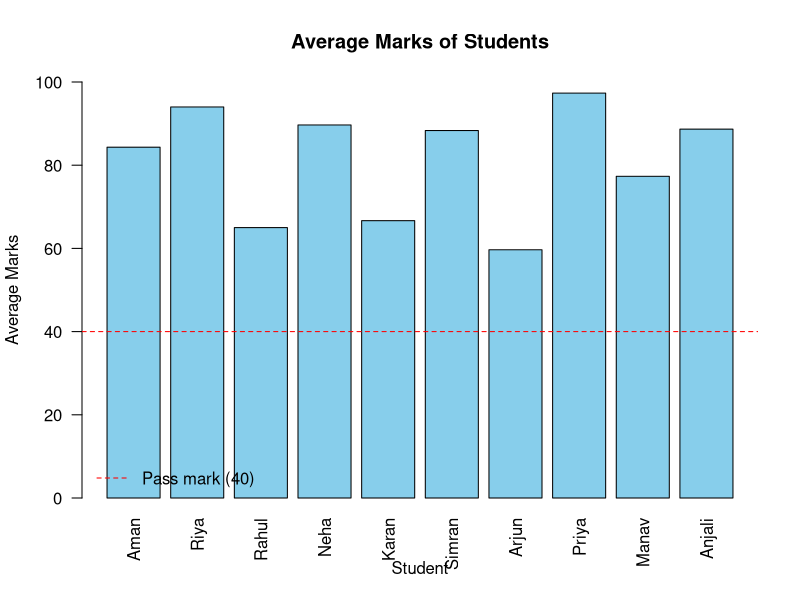
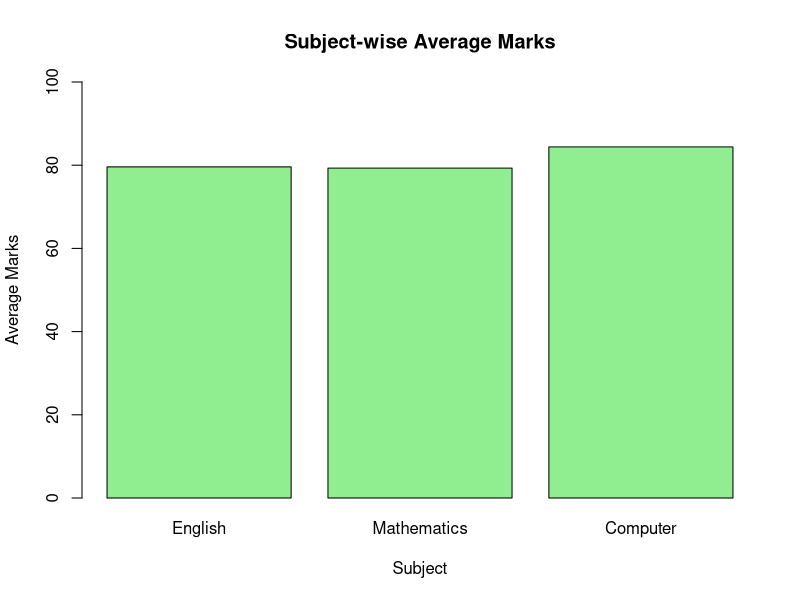
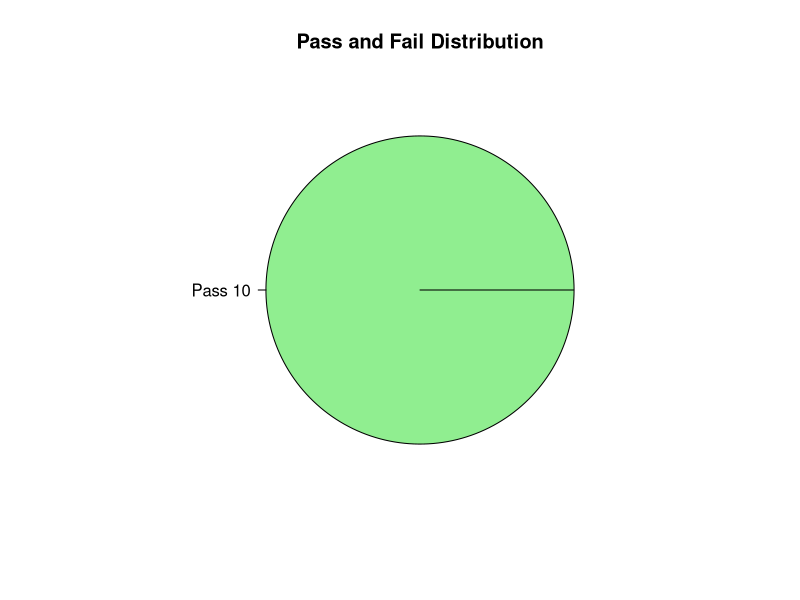
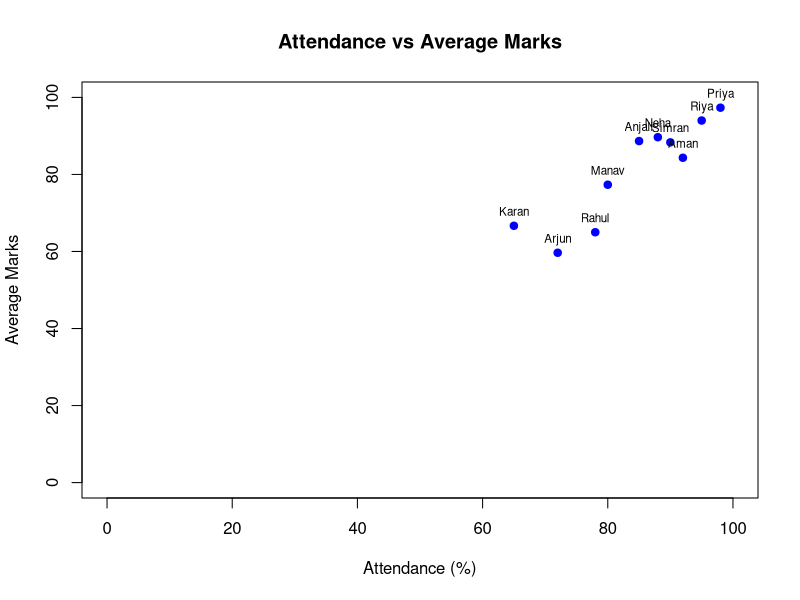

These charts were generated, in order, by the following R code:
# ============================================================
# STUDENT PERFORMANCE ANALYSIS USING R
# Beginner-friendly MCA project
# ============================================================

# 1. Create a sample dataset
students <- data.frame(
  RollNo = 101:110,
  Name = c("Aman", "Riya", "Rahul", "Neha", "Karan",
           "Simran", "Arjun", "Priya", "Manav", "Anjali"),
  Attendance = c(92, 95, 78, 88, 65, 90, 72, 98, 80, 85),
  English = c(78, 92, 65, 88, 70, 85, 60, 95, 74, 89),
  Mathematics = c(85, 96, 58, 90, 62, 88, 55, 98, 77, 84),
  Computer = c(90, 94, 72, 91, 68, 92, 64, 99, 81, 93)
)

# 2. Calculate total, average, result and grade
students$Total <- students$English + students$Mathematics + students$Computer
students$Average <- round(students$Total / 3, 2)
students$Result <- ifelse(students$Average >= 40, "Pass", "Fail")
students$Grade <- ifelse(students$Average >= 90, "A+",
                   ifelse(students$Average >= 80, "A",
                   ifelse(students$Average >= 70, "B",
                   ifelse(students$Average >= 60, "C",
                   ifelse(students$Average >= 40, "D", "F")))))

# 3. Display complete student report
cat("\\n===== STUDENT PERFORMANCE REPORT =====\\n")
print(students)

# 4. Summary statistics
cat("\\n===== CLASS SUMMARY =====\\n")
cat("Number of students:", nrow(students), "\\n")
cat("Class average:", round(mean(students$Average), 2), "\\n")
cat("Highest average:", max(students$Average), "\\n")
cat("Lowest average:", min(students$Average), "\\n")
cat("Students passed:", sum(students$Result == "Pass"), "\\n")
cat("Students failed:", sum(students$Result == "Fail"), "\\n")

# 5. Find the top-performing student
top_student <- students[which.max(students$Average), ]
cat("\\n===== TOP-PERFORMING STUDENT =====\\n")
print(top_student[, c("RollNo", "Name", "Average", "Grade")])

# 6. Subject-wise average marks
subject_averages <- data.frame(
  Subject = c("English", "Mathematics", "Computer"),
  AverageMarks = c(mean(students$English),
                   mean(students$Mathematics),
                   mean(students$Computer))
)
cat("\\n===== SUBJECT-WISE AVERAGE =====\\n")
print(subject_averages)

# 7. Save reports to CSV files in the working directory
write.csv(students, "student_performance_report.csv", row.names = FALSE)
write.csv(subject_averages, "subject_average_report.csv", row.names = FALSE)
cat("\\nCSV reports saved in your R working directory.\\n")

# 8. Bar chart: average marks of each student
barplot(students$Average,
        names.arg = students$Name,
        col = "skyblue",
        main = "Average Marks of Students",
        xlab = "Student",
        ylab = "Average Marks",
        ylim = c(0, 100),
        las = 2)
abline(h = 40, col = "red", lty = 2)
legend("bottomleft", legend = "Pass mark (40)", col = "red",
       lty = 2, bty = "n")

# 9. Bar chart: average marks by subject
barplot(subject_averages$AverageMarks,
        names.arg = subject_averages$Subject,
        col = "lightgreen",
        main = "Subject-wise Average Marks",
        xlab = "Subject",
        ylab = "Average Marks",
        ylim = c(0, 100))

# 10. Pie chart: pass/fail count
result_counts <- table(students$Result)
pie(result_counts,
    labels = paste(names(result_counts), result_counts),
    col = c("lightgreen", "tomato"),
    main = "Pass and Fail Distribution")

# 11. Scatter plot: attendance vs average marks
plot(students$Attendance, students$Average,
     pch = 19, col = "blue",
     main = "Attendance vs Average Marks",
     xlab = "Attendance (%)",
     ylab = "Average Marks",
     xlim = c(0, 100), ylim = c(0, 100))
text(students$Attendance, students$Average,
     labels = students$Name, pos = 3, cex = 0.7)

# 12. Optional: install and use ggplot2 for a polished chart.
# Uncomment the next two lines if ggplot2 is not installed.
# install.packages("ggplot2")
# library(ggplot2)
# ggplot(students, aes(x = Name, y = Average)) +
#   geom_col(fill = "steelblue") +
#   labs(title = "Student Average Marks", x = "Student", y = "Average Marks") +
#   theme_minimal() +
#   theme(axis.text.x = element_text(angle = 45, hjust = 1))
